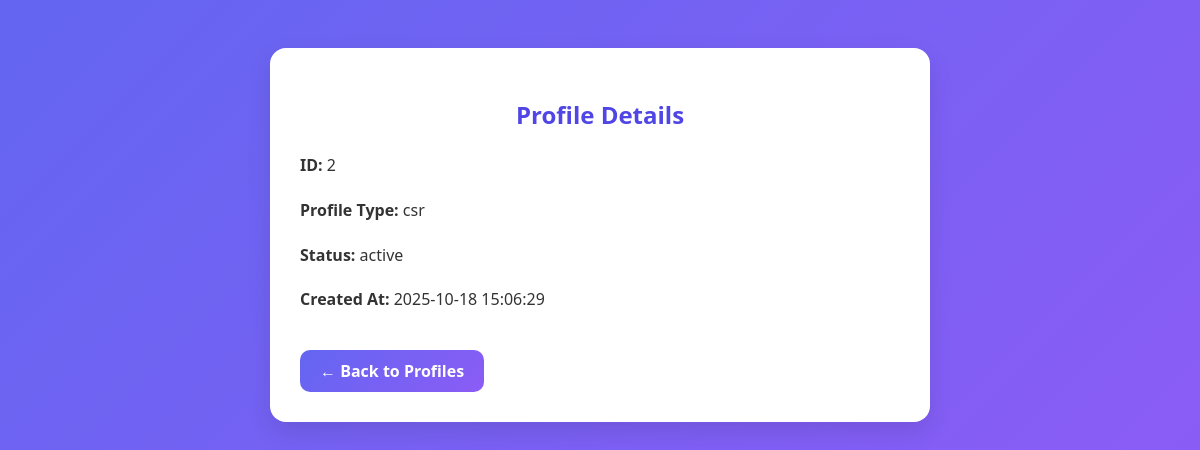
The app's page /CSIT314v3/Boundary/view_profilePg.php?id=2 with its own data.
### tables this page shows
CREATE TABLE `user_profiles` (
  `id` int(11) NOT NULL,
  `profile_type` varchar(50) NOT NULL,
  `created_at` timestamp NOT NULL DEFAULT current_timestamp(),
  `status` enum('active','suspended') DEFAULT 'active'
);

### CSIT314v3/Entity/userProfile.php (called while the page is built, shortened)
<?php
final class userProfile
{
    private static function getConnection(): PDO
    {
        return Database::getConnection();
    }
    public static function getProfileById(int $id): ?array
    {
        try {
            $pdo = self::getConnection();
            $stmt = $pdo->prepare("SELECT * FROM user_profiles WHERE id = :id LIMIT 1");
            $stmt->execute([':id' => $id]);
            $result = $stmt->fetch(PDO::FETCH_ASSOC);
            return $result ?: null;
        } catch (PDOException $e) {
            error_log('Error fetching profile by ID: ' . $e->getMessage());
            return null;
        }
    }
}

### CSIT314v3/Controller/ViewProfileDetailsController.php (called while the page is built, shortened)
<?php
require_once __DIR__ . '/../Entity/userProfile.php';
class ViewProfileDetailsController
{
    private userProfile $profileEntity;
    public function __construct()
    {
        $this->profileEntity = new userProfile(0, '', '', '');
    }
    public function getProfileDetails(int $profileId): ?array
    {
        return $this->profileEntity->getProfileById($profileId);
    }
}

### CSIT314v3/Boundary/view_profilePg.php (the view, shortened to what this page needs)
<?php
require_once __DIR__ . '/../Controller/ViewProfileDetailsController.php';
function getProfileId(): int {
    return (int)($_GET['id'] ?? 0);
}
function fetchProfile(ViewProfileDetailsController $controller, int $id): ?array {
    return $controller->getProfileDetails($id);
}
$controller = new ViewProfileDetailsController();
$id = getProfileId();
$profile = fetchProfile($controller, $id);
?>
<!DOCTYPE html>
<html lang="en">
<head>
</head>
<body>
    <div class="container">
        <h2>Profile Details</h2>
        <div class="info">
            <p><strong>ID:</strong> <?= htmlspecialchars((string)$profile['id']) ?></p>
            <p><strong>Profile Type:</strong> <?= htmlspecialchars($profile['profile_type']) ?></p>
            <p><strong>Status:</strong> <?= htmlspecialchars($profile['status']) ?></p>
            <p><strong>Created At:</strong> <?= htmlspecialchars($profile['created_at']) ?></p>
        </div>
        <a href="view_profiles.php">← Back to Profiles</a>
    </div>
</body>
</html>

### CSIT314v3/Boundary/view_profilePg.php (style rules this page uses)
body { font-family: 'Segoe UI', sans-serif; background: linear-gradient(135deg, #6366f1, #8b5cf6); color: #333; padding: 40px; }
.container { background: #fff; border-radius: 16px; max-width: 600px; margin: auto; padding: 30px; box-shadow: 0 10px 25px rgba(0,0,0,0.1); }
h2 { text-align: center; color: #4f46e5; }
.info { margin-top: 20px; line-height: 1.8; }
a { display: inline-block; margin-top: 20px; text-decoration: none; background: linear-gradient(135deg, #6366f1, #8b5cf6); color: white; padding: 10px 20px; border-radius: 10px; font-weight: 600; }

### records on screen
user_profiles: id "2", profile_type "csr", status "active", created_at "2025-10-18 15:06:29"
